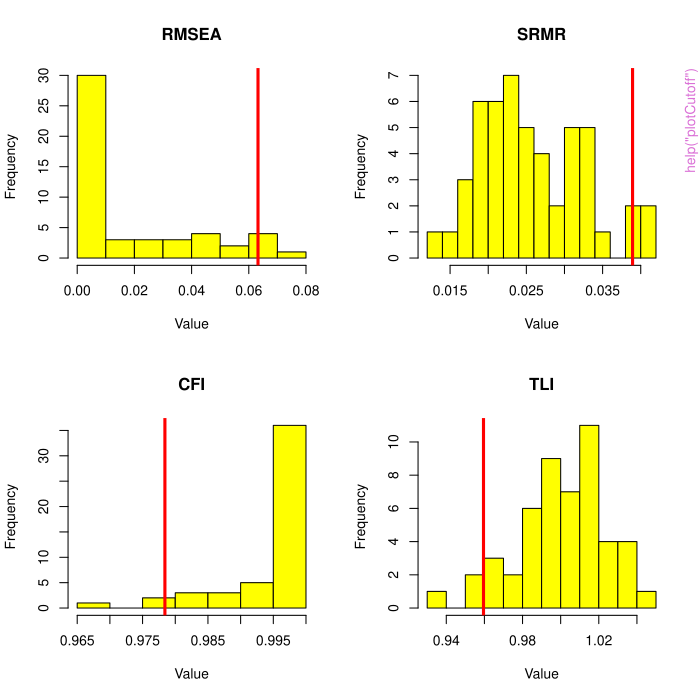

Source code (R):
pkgname <- "simsem"
source(file.path(R.home("share"), "R", "examples-header.R"))
options(warn = 1)
options(pager = "console")
library('simsem')

assign(".oldSearch", search(), pos = 'CheckExEnv')
cleanEx()
nameEx("SimData-class")
### * SimData-class

flush(stderr()); flush(stdout())

### Name: SimData-class
### Title: Class '"SimData"'
### Aliases: SimData-class run,SimData-method summary,SimData-method
### Keywords: classes

### ** Examples

showClass("SimData")
loading <- matrix(0, 6, 2)
loading[1:3, 1] <- NA
loading[4:6, 2] <- NA
loadingValues <- matrix(0, 6, 2)
loadingValues[1:3, 1] <- 0.7
loadingValues[4:6, 2] <- 0.7
LX <- simMatrix(loading, loadingValues)
latent.cor <- matrix(NA, 2, 2)
diag(latent.cor) <- 1
PH <- symMatrix(latent.cor, 0.5)
error.cor <- matrix(0, 6, 6)
diag(error.cor) <- 1
TD <- symMatrix(error.cor)
CFA.Model <- simSetCFA(LY = LX, PS = PH, TE = TD)
SimData <- simData(200, CFA.Model)
summary(SimData)
run(SimData)



cleanEx()
nameEx("SimDataOut-class")
### * SimDataOut-class

flush(stderr()); flush(stdout())

### Name: SimDataOut-class
### Title: Class '"SimDataOut"'
### Aliases: SimDataOut-class summary,SimDataOut-method
### Keywords: classes

### ** Examples

showClass("SimDataOut")
loading <- matrix(0, 6, 1)
loading[1:6, 1] <- NA
LX <- simMatrix(loading, 0.7)
PH <- symMatrix(diag(1))
TD <- symMatrix(diag(6))
CFA.Model <- simSetCFA(LY = LX, PS = PH, TE = TD)
SimData <- simData(500, CFA.Model)
SimModel <- simModel(CFA.Model)
Data <- run(SimData, dataOnly=FALSE)
Result <- run(SimModel, Data)
summary(Data)



cleanEx()
nameEx("SimEqualCon-class")
### * SimEqualCon-class

flush(stderr()); flush(stdout())

### Name: SimEqualCon-class
### Title: Class '"SimEqualCon"'
### Aliases: SimEqualCon-class summary,SimEqualCon-method
### Keywords: classes

### ** Examples

showClass("SimEqualCon")
constraint1 <- matrix(1, 3, 2)
constraint1[,1] <- 1:3
rownames(constraint1) <- rep("LY", 3)
constraint2 <- matrix(2, 3, 2)
constraint2[,1] <- 4:6
rownames(constraint2) <- rep("LY", 3)
constraint3 <- matrix(3, 2, 2)
constraint3[,1] <- 7:8
rownames(constraint3) <- rep("LY", 2)
equal.loading <- simEqualCon(constraint1, constraint2, constraint3, modelType="SEM")
summary(equal.loading)



cleanEx()
nameEx("SimMatrix-class")
### * SimMatrix-class

flush(stderr()); flush(stdout())

### Name: SimMatrix-class
### Title: Class '"SimMatrix"' (Random parameters matrix)
### Aliases: SimMatrix-class run,SimMatrix-method
###   summaryShort,SimMatrix-method summary,SimMatrix-method
### Keywords: classes

### ** Examples

showClass("SimMatrix")

loading <- matrix(0, 6, 2)
loading[1:3, 1] <- NA
loading[4:6, 2] <- NA
loadingValues <- matrix(0, 6, 2)
loadingValues[1:3, 1] <- 0.7
loadingValues[4:6, 2] <- 0.7
LX <- simMatrix(loading, loadingValues)
summary(LX)
run(LX)

n65 <- simNorm(0.6, 0.05)
LY <- simMatrix(loading, "n65")
summary(LY)
run(LY)

u34 <- simUnif(0.3, 0.4)
LY <- adjust(LY, "u34", c(2, 1))
summary(LY)
run(LY)
summaryShort(LY)



cleanEx()
nameEx("SimMissing-class")
### * SimMissing-class

flush(stderr()); flush(stdout())

### Name: SimMissing-class
### Title: Class '"SimMissing"'
### Aliases: SimMissing-class
### Keywords: classes

### ** Examples

# No Example



cleanEx()
nameEx("SimMisspec-class")
### * SimMisspec-class

flush(stderr()); flush(stdout())

### Name: SimMisspec-class
### Title: Class '"SimMisspec"'
### Aliases: SimMisspec-class run,SimMisspec-method
### Keywords: classes

### ** Examples

showClass("SimMisspec")
n01 <- simNorm(0, 0.1)
error.cor.Mis <- matrix(NA, 6, 6)
diag(error.cor.Mis) <- 1
TD.Mis <- symMatrix(error.cor.Mis, "n01")
CFA.Model.Mis <- simMisspecCFA(TD=TD.Mis)



cleanEx()
nameEx("SimModel-class")
### * SimModel-class

flush(stderr()); flush(stdout())

### Name: SimModel-class
### Title: Class '"SimModel"'
### Aliases: SimModel-class run,SimModel-method summary,SimModel-method
### Keywords: classes

### ** Examples

showClass("SimModel")
loading <- matrix(0, 6, 2)
loading[1:3, 1] <- NA
loading[4:6, 2] <- NA
loadingValues <- matrix(0, 6, 2)
loadingValues[1:3, 1] <- 0.7
loadingValues[4:6, 2] <- 0.7
LX <- simMatrix(loading, loadingValues)
latent.cor <- matrix(NA, 2, 2)
diag(latent.cor) <- 1
PH <- symMatrix(latent.cor, 0.5)
error.cor <- matrix(0, 6, 6)
diag(error.cor) <- 1
TD <- symMatrix(error.cor)
CFA.Model <- simSetCFA(LX = LX, PH = PH, TD = TD)
SimModel <- simModel(CFA.Model)
summary(SimModel)



cleanEx()
nameEx("SimModelMIOut-class")
### * SimModelMIOut-class

flush(stderr()); flush(stdout())

### Name: SimModelMIOut-class
### Title: Class '"SimModelMIOut"'
### Aliases: SimModelMIOut-class
### Keywords: classes

### ** Examples

showClass("SimModelMIOut")



cleanEx()
nameEx("SimModelOut-class")
### * SimModelOut-class

flush(stderr()); flush(stdout())

### Name: SimModelOut-class
### Title: Class '"SimModelOut"'
### Aliases: SimModelOut-class summary,SimModelOut-method
### Keywords: classes

### ** Examples

showClass("SimResult")
loading <- matrix(0, 6, 1)
loading[1:6, 1] <- NA
LX <- simMatrix(loading, 0.7)
PH <- symMatrix(diag(1))
TD <- symMatrix(diag(6))
CFA.Model <- simSetCFA(LY = LX, PS = PH, TE = TD)
SimData <- simData(500, CFA.Model)
SimModel <- simModel(CFA.Model)
Data <- run(SimData)
Result <- run(SimModel, Data)
summary(Result)



cleanEx()
nameEx("SimNorm-class")
### * SimNorm-class

flush(stderr()); flush(stdout())

### Name: SimNorm-class
### Title: Class "SimNorm"
### Aliases: SimNorm-class run,SimNorm-method summary,SimNorm-method
### Keywords: classes

### ** Examples

showClass("SimNorm")
n2 <- simNorm(0, 0.2)
run(n2)
summary(n2)



cleanEx()
nameEx("SimResult-class")
### * SimResult-class

flush(stderr()); flush(stdout())

### Name: SimResult-class
### Title: Class '"SimResult"'
### Aliases: SimResult-class summary,SimResult-method
### Keywords: classes

### ** Examples

showClass("SimResult")
loading <- matrix(0, 6, 1)
loading[1:6, 1] <- NA
LX <- simMatrix(loading, 0.7)
PH <- symMatrix(diag(1))
TD <- symMatrix(diag(6))
CFA.Model <- simSetCFA(LY = LX, PS = PH, TE = TD)
SimData <- simData(500, CFA.Model)
SimModel <- simModel(CFA.Model)
# We make the examples running only 50 replications to save time.
# In reality, more replications are needed.
Output <- simResult(50, SimData, SimModel)
summary(Output)
getCutoff(Output, 0.05)



cleanEx()
nameEx("SimSet-class")
### * SimSet-class

flush(stderr()); flush(stdout())

### Name: SimSet-class
### Title: Class '"SimSet"'
### Aliases: SimSet-class run,SimSet-method summary,SimSet-method

### ** Examples

showClass("SimSet")

loading <- matrix(0, 6, 2)
loading[1:3, 1] <- NA
loading[4:6, 2] <- NA
loadingValues <- matrix(0, 6, 2)
loadingValues[1:3, 1] <- 0.7
loadingValues[4:6, 2] <- 0.7
LX <- simMatrix(loading, loadingValues)
summary(LX)

latent.cor <- matrix(NA, 2, 2)
diag(latent.cor) <- 1
PH <- symMatrix(latent.cor, 0.5)

# Error Correlation Object
error.cor <- matrix(0, 6, 6)
diag(error.cor) <- 1
TD <- symMatrix(error.cor)

CFA.Model <- simSetCFA(LX = LX, PH = PH, TD = TD)
summary(CFA.Model)
#run(CFA.Model)



cleanEx()
nameEx("SimUnif-class")
### * SimUnif-class

flush(stderr()); flush(stdout())

### Name: SimUnif-class
### Title: Class "SimUnif"
### Aliases: SimUnif-class run,SimUnif-method summary,SimUnif-method
### Keywords: classes

### ** Examples

showClass("SimUnif")
u1 <- simUnif(-0.1, 0.1)
run(u1)
summary(u1)



cleanEx()
nameEx("SimVector-class")
### * SimVector-class

flush(stderr()); flush(stdout())

### Name: SimVector-class
### Title: Class '"SimVector"' (Random parameters vector)
### Aliases: SimVector-class run,SimVector-method
###   summaryShort,SimVector-method summary,SimVector-method
### Keywords: classes

### ** Examples

showClass("SimVector")

factor.mean <- rep(NA, 2)
factor.mean.starting <- c(5, 2)
AL <- simVector(factor.mean, factor.mean.starting)
run(AL)
summary(AL)
summaryShort(AL)

n01 <- simNorm(0, 1)
AL <- adjust(AL, "n01", 2)
run(AL)
summary(AL)



cleanEx()
nameEx("SymMatrix-class")
### * SymMatrix-class

flush(stderr()); flush(stdout())

### Name: SymMatrix-class
### Title: Class '"SymMatrix"' (Random parameters symmetric matrix)
### Aliases: SymMatrix-class run,SymMatrix-method summary,SymMatrix-method
### Keywords: classes

### ** Examples

showClass("SymMatrix")

latent.cor <- matrix(NA, 3, 3)
diag(latent.cor) <- 1
PH <- symMatrix(latent.cor, 0.5)

u46 <- simUnif(0.4, 0.6)
PH <- adjust(PH, "u46", c(3,2))
summary(PH)
summaryShort(PH)
run(PH)



cleanEx()
nameEx("VirtualDist-class")
### * VirtualDist-class

flush(stderr()); flush(stdout())

### Name: VirtualDist-class
### Title: Class "VirtualDist"
### Aliases: VirtualDist-class
### Keywords: classes

### ** Examples

showClass("VirtualDist")



cleanEx()
nameEx("adjust")
### * adjust

flush(stderr()); flush(stdout())

### Name: adjust
### Title: Change an element in 'SimMatrix', 'SymMatrix', or 'SimVector'.
### Aliases: adjust adjust-methods adjust,ANY-method
###   adjust,SimMatrix-method adjust,SymMatrix-method
###   adjust,SimVector-method

### ** Examples

loading <- matrix(0, 6, 2)
loading[1:3, 1] <- NA
loading[4:6, 2] <- NA
LX <- simMatrix(loading, 0.7)
summary(LX)
run(LX)

u34 <- simUnif(0.3, 0.4)
LX <- adjust(LX, "u34", c(2, 1))
summary(LX)
run(LX)

LX <- adjust(LX, 0, c(2,1))
LX <- adjust(LX, 0.5, c(2,2), FALSE)
summary(LX)
run(LX)

factor.mean <- rep(NA, 2)
factor.mean.starting <- c(5, 2)
AL <- simVector(factor.mean, factor.mean.starting)
run(AL)
summary(AL)

n01 <- simNorm(0, 1)
AL <- adjust(AL, "n01", 2)
run(AL)
summary(AL)



cleanEx()
nameEx("getCutoff")
### * getCutoff

flush(stderr()); flush(stdout())

### Name: getCutoff
### Title: Find cutoff given a priori alpha level
### Aliases: getCutoff getCutoff-methods getCutoff,data.frame-method
###   getCutoff,matrix-method getCutoff,SimResult-method

### ** Examples

loading <- matrix(0, 6, 2)
loading[1:3, 1] <- NA
loading[4:6, 2] <- NA
loadingValues <- matrix(0, 6, 2)
loadingValues[1:3, 1] <- 0.7
loadingValues[4:6, 2] <- 0.7
LX <- simMatrix(loading, loadingValues)
latent.cor <- matrix(NA, 2, 2)
diag(latent.cor) <- 1
PH <- symMatrix(latent.cor, 0.5)
error.cor <- matrix(0, 6, 6)
diag(error.cor) <- 1
TD <- symMatrix(error.cor)
CFA.Model <- simSetCFA(LY = LX, PS = PH, TE = TD)
SimData <- simData(200, CFA.Model)
SimModel <- simModel(CFA.Model)
# We make the examples running only 50 replications to save time.
# In reality, more replications are needed.
Output <- simResult(50, SimData, SimModel)
getCutoff(Output, 0.05)



cleanEx()
nameEx("getPower")
### * getPower

flush(stderr()); flush(stdout())

### Name: getPower
### Title: Find power in rejecting alternative models based on fit indices
###   criteria
### Aliases: getPower getPower-methods getPower,data.frame-method
###   getPower,matrix-method getPower,SimResult-method

### ** Examples

loading.null <- matrix(0, 6, 1)
loading.null[1:6, 1] <- NA
LX.NULL <- simMatrix(loading.null, 0.7)
PH.NULL <- symMatrix(diag(1))
TD <- symMatrix(diag(6))
CFA.Model.NULL <- simSetCFA(LY = LX.NULL, PS = PH.NULL, TE = TD)
SimData.NULL <- simData(500, CFA.Model.NULL)
SimModel <- simModel(CFA.Model.NULL)
# We make the examples running only 50 replications to save time.
# In reality, more replications are needed.
Output.NULL <- simResult(50, SimData.NULL, SimModel)
Cut.NULL <- getCutoff(Output.NULL, 0.95)

u79 <- simUnif(0.7, 0.9)
loading.alt <- matrix(0, 6, 2)
loading.alt[1:3, 1] <- NA
loading.alt[4:6, 2] <- NA
LX.ALT <- simMatrix(loading.alt, 0.7)
latent.cor.alt <- matrix(NA, 2, 2)
diag(latent.cor.alt) <- 1
PH.ALT <- symMatrix(latent.cor.alt, "u79")
CFA.Model.ALT <- simSetCFA(LY = LX.ALT, PS = PH.ALT, TE = TD)
SimData.ALT <- simData(500, CFA.Model.ALT)
Output.ALT <- simResult(50, SimData.ALT, SimModel)
getPower(Output.ALT, Cut.NULL)
Rule.of.thumb <- c(RMSEA=0.05, CFI=0.95, TLI=0.95, SRMR=0.06)
getPower(Output.ALT, Rule.of.thumb, usedFit=c("RMSEA", "CFI", "TLI", "SRMR"))



cleanEx()
nameEx("imposeMissing")
### * imposeMissing

flush(stderr()); flush(stdout())

### Name: imposeMissing
### Title: Impose MAR, MCAR, and planned missingness on a data set
### Aliases: imposeMissing

### ** Examples

  data <- matrix(rep(rnorm(10,1,1),19),ncol=19)
  datac <- cbind(data,rnorm(10,0,1),rnorm(10,5,5))

  ##################### Got some problems here ###########################
  
  # Imposing Missing with the following arguments produces no missing values
  imposeMissing(data)
  imposeMissing(data,covs=c(1,2))
  imposeMissing(data,pmMCAR=0)
  imposeMissing(data,pmMAR=0)
  imposeMissing(data,nforms=0)

  #Some more usage examples
  imposeMissing(data,covs=c(1,2),pmMCAR=.1)
  imposeMissing(datac,covs=c(20,21),pmMAR=.2)
  imposeMissing(data,nforms=3)
  imposeMissing(data,nforms=3,itemGroups=list(c(1,2,3,4,5),c(6,7,8,9,10),c(11,12,13,14,15),c(16,17,18,19)))
  imposeMissing(datac,covs=c(20,21),nforms=3)
  imposeMissing(data,twoMethod=c(19,.8))
  imposeMissing(datac,covs=c(20,21),pmMCAR=.1,pmMAR=.1,nforms=3)



cleanEx()
nameEx("loadingFromAlpha")
### * loadingFromAlpha

flush(stderr()); flush(stdout())

### Name: loadingFromAlpha
### Title: Find standardized factor loading from coefficient alpha
### Aliases: loadingFromAlpha

### ** Examples

    loadingFromAlpha(0.8, 4)



cleanEx()
nameEx("miPool")
### * miPool

flush(stderr()); flush(stdout())

### Name: miPool
### Title: Function to pool imputed results
### Aliases: miPool

### ** Examples

##---- Should be DIRECTLY executable !! ----
##-- ==>  Define data, use random,
##--	or do  help(data=index)  for the standard data sets.

## The function is currently defined as
function(imputed.results,imps){

MI.param<-matrix(NA,nrow=length(imputed.results),ncol=length(imputed.results[[1]]@Estimates))
MI.se<-matrix(NA,nrow=length(imputed.results),ncol=length(imputed.results[[1]]@SE))
MI.fit<-matrix(NA,nrow=length(imputed.results),ncol=length(imputed.results[[1]]@Fit))

for(i in 1:length(imputed.results)){
MI.param[i,]<-unlist(imputed.results[[i]]@Estimates)
MI.se[i,]<-unlist(imputed.results[[i]]@SE)
MI.fit[i,]<-unlist(imputed.results[[i]]@Fit)
  }

#Need to remove columns representing fixed parameters
MI.param <- MI.param[ , colMeans( MI.param==0 ) == 0, drop=FALSE ]
MI.param <- MI.param[ , colMeans( MI.param==1 ) == 0, drop=FALSE ]
MI.se <- MI.se[ , colSums( MI.se==0 ) == 0, drop=FALSE ]

#compute parameter estimates
Estimates <- colMeans(MI.param)

#compute between-imputation variance: variance of parameter estimates
Bm <- apply(MI.param,2,var)



#compute within-imputation variance: average of squared estimated SEs 
#Um <- colSums(MI.se^2/m)
Um <- apply(MI.se^2,2,mean)

#Total variance
#Tm <- Um + (Bm)*((1+m)/m+1)

#compute total variance: sum of between- and within- variance with correction
SE <- Um + ((imps+1)/imps)*Bm

#compute correction factor for fraction of missing info
nu <- (imps-1)*((((1+1/imps)*Bm)/SE)^-2)

#compute 2 estimates of fraction of missing information
FMI.1 <- 1-(Um/SE)
FMI.2 <- 1- ((nu+1)*Um)/((nu+3)*SE)
FMI<-rbind(FMI.1,FMI.2)

#compute average fit index estimates (only some of these will be interpretable!)
Fit.indices <- colMeans(MI.fit)

MI.res<-list(Estimates,SE,Fit.indices,FMI.1,FMI.2)
names(MI.res)<-c('Estimates','SE','Fit.indices','FMI.1','FMI.2')
#compute chi-square proportion (is this useful?)
#(MI.fit.mat$chisq.p is a placeholder for however we'll index the p-value of chi square)
#chisq <- sum(MI.fit.mat$chisq.pval<.05)/m
return(MI.res)
  }



cleanEx()
nameEx("plotCutoff")
### * plotCutoff

flush(stderr()); flush(stdout())

### Name: plotCutoff
### Title: Plot sampling distributions of fit indices
### Aliases: plotCutoff plotCutoff-methods plotCutoff,data.frame-method
###   plotCutoff,SimResult-method

### ** Examples

loading <- matrix(0, 6, 2)
loading[1:3, 1] <- NA
loading[4:6, 2] <- NA
loadingValues <- matrix(0, 6, 2)
loadingValues[1:3, 1] <- 0.7
loadingValues[4:6, 2] <- 0.7
LX <- simMatrix(loading, loadingValues)
latent.cor <- matrix(NA, 2, 2)
diag(latent.cor) <- 1
PH <- symMatrix(latent.cor, 0.5)
error.cor <- matrix(0, 6, 6)
diag(error.cor) <- 1
TD <- symMatrix(error.cor)
CFA.Model <- simSetCFA(LY = LX, PS = PH, TE = TD)
SimData <- simData(200, CFA.Model)
SimModel <- simModel(CFA.Model)
# We make the examples running only 50 replications to save time.
# In reality, more replications are needed.
Output <- simResult(50, SimData, SimModel)
plotCutoff(Output, 0.05, usedFit=c("RMSEA", "SRMR", "CFI", "TLI"))



cleanEx()
nameEx("plotPower")
### * plotPower

flush(stderr()); flush(stdout())

### Name: plotPower
### Title: Plot sampling distributions of fit indices that visualize power
### Aliases: plotPower plotPower-methods
###   plotPower,data.frame,data.frame-method
###   plotPower,data.frame,vector-method
###   plotPower,SimResult,SimResult-method
###   plotPower,SimResult,vector-method

### ** Examples

loading.null <- matrix(0, 6, 1)
loading.null[1:6, 1] <- NA
LX.NULL <- simMatrix(loading.null, 0.7)
PH.NULL <- symMatrix(diag(1))
TD <- symMatrix(diag(6))
CFA.Model.NULL <- simSetCFA(LY = LX.NULL, PS = PH.NULL, TE = TD)
SimData.NULL <- simData(500, CFA.Model.NULL)
SimModel <- simModel(CFA.Model.NULL)
# We make the examples running only 50 replications to save time.
# In reality, more replications are needed.
Output.NULL <- simResult(50, SimData.NULL, SimModel)
Cut.NULL <- getCutoff(Output.NULL, 0.95)

u79 <- simUnif(0.7, 0.9)
loading.alt <- matrix(0, 6, 2)
loading.alt[1:3, 1] <- NA
loading.alt[4:6, 2] <- NA
LX.ALT <- simMatrix(loading.alt, 0.7)
latent.cor.alt <- matrix(NA, 2, 2)
diag(latent.cor.alt) <- 1
PH.ALT <- symMatrix(latent.cor.alt, "u79")
CFA.Model.ALT <- simSetCFA(LY = LX.ALT, PS = PH.ALT, TE = TD)
SimData.ALT <- simData(500, CFA.Model.ALT)
Output.ALT <- simResult(50, SimData.ALT, SimModel)
getPower(Output.ALT, Cut.NULL)
Rule.of.thumb <- c(RMSEA=0.05, CFI=0.95, TLI=0.95, SRMR=0.06)
plotPower(Output.ALT, Output.NULL, alpha=0.05, usedFit=c("RMSEA", "CFI", "TLI", "SRMR"))



cleanEx()
nameEx("run")
### * run

flush(stderr()); flush(stdout())

### Name: run
### Title: Run a particular object in 'simsem' package.
### Aliases: run run-methods run,ANY-method run,NullSimMatrix-method
###   run,NullSymMatrix-method run,NullSimVector-method
### Keywords: run

### ** Examples

n02 <- simNorm(0, 0.2)
run(n02)



cleanEx()
nameEx("runMI")
### * runMI

flush(stderr()); flush(stdout())

### Name: runMI
### Title: Multiply impute and analyze data using lavaan
### Aliases: runMI

### ** Examples

##---- Should be DIRECTLY executable !! ----
##-- ==>  Define data, use random,
##--	or do  help(data=index)  for the standard data sets.

## The function is currently defined as
function(data.mat,data.model,imps) {
  #Impute missing data
  imputed.l<-imputeMissing(data.mat,imps)
  
  #Run models on each imputed data set
  #Does this give results from each dataset in the list?
  
  imputed.results<-result.object(imputed.l[[1]],sim.data.model,10)

  imputed.results <- lapply(imputed.l,result.object,data.model,1)
  comb.results<-MIpool(imputed.results,imps)
  
  return(comb.results)

  }



cleanEx()
nameEx("simData")
### * simData

flush(stderr()); flush(stdout())

### Name: simData
### Title: Data object
### Aliases: simData

### ** Examples


loading <- matrix(0, 6, 2)
loading[1:3, 1] <- NA
loading[4:6, 2] <- NA
loadingValues <- matrix(0, 6, 2)
loadingValues[1:3, 1] <- 0.7
loadingValues[4:6, 2] <- 0.7
LX <- simMatrix(loading, loadingValues)
latent.cor <- matrix(NA, 2, 2)
diag(latent.cor) <- 1
PH <- symMatrix(latent.cor, 0.5)
error.cor <- matrix(0, 6, 6)
diag(error.cor) <- 1
TD <- symMatrix(error.cor)
CFA.Model <- simSetCFA(LY = LX, PS = PH, TE = TD)
SimData <- simData(200, CFA.Model)
summary(SimData)
run(SimData)

# With Misspecification Model
n01 <- simNorm(0, 0.1)
error.cor.Mis <- matrix(NA, 6, 6)
diag(error.cor.Mis) <- 1
TD.Mis <- symMatrix(error.cor.Mis, "n01")
CFA.Model.Mis <- simMisspecCFA(TD=TD.Mis)
SimData <- simData(200, CFA.Model, misspec=CFA.Model.Mis)
summary(SimData)
run(SimData)



cleanEx()
nameEx("simEqualCon")
### * simEqualCon

flush(stderr()); flush(stdout())

### Name: simEqualCon
### Title: Equality Constraint Object
### Aliases: simEqualCon

### ** Examples

# Example 1: Single-group, one constraint
constraint <- matrix(0, 3, 2)
constraint[1,] <- c(1, 1)
constraint[2,] <- c(2, 1)
constraint[3,] <- c(3, 1)
rownames(constraint) <- rep("LY", 3)
equal.loading <- simEqualCon(constraint, modelType="SEM.exo")

# Example 2: Multiple-group, one constraint
group.con <- matrix(0, 2, 3)
group.con[1,] <- c(1, 2, 1)
group.con[2,] <- c(2, 2, 1)
rownames(group.con) <- rep("BE", 2)
equal.path <- simEqualCon(group.con, modelType="Path")

# Example 3: Single-group, multiple constraints
constraint1 <- matrix(1, 3, 2)
constraint1[,1] <- 1:3
rownames(constraint1) <- rep("LY", 3)
constraint2 <- matrix(2, 3, 2)
constraint2[,1] <- 4:6
rownames(constraint2) <- rep("LY", 3)
constraint3 <- matrix(3, 2, 2)
constraint3[,1] <- 7:8
rownames(constraint3) <- rep("LY", 2)
equal.loading2 <- simEqualCon(constraint1, constraint2, constraint3, modelType="SEM")
summary(equal.loading2)



cleanEx()
nameEx("simMatrix")
### * simMatrix

flush(stderr()); flush(stdout())

### Name: simMatrix
### Title: Create simMatrix that save free parameters and starting values,
###   as well as fixed values
### Aliases: simMatrix

### ** Examples

loading <- matrix(0, 6, 2)
loading[1:3, 1] <- NA
loading[4:6, 2] <- NA
loadingValues <- matrix(0, 6, 2)
loadingValues[1:3, 1] <- 0.7
loadingValues[4:6, 2] <- 0.7
LX <- simMatrix(loading, loadingValues)
summary(LX)
run(LX)

n65 <- simNorm(0.6, 0.05)
LY <- simMatrix(loading, "n65")
summary(LY)
run(LY)



cleanEx()
nameEx("simMisspecCFA")
### * simMisspecCFA

flush(stderr()); flush(stdout())

### Name: simMisspecCFA
### Title: Set of model misspecification for CFA model.
### Aliases: simMisspecCFA

### ** Examples

n01 <- simNorm(0, 0.1)
error.cor.Mis <- matrix(NA, 6, 6)
diag(error.cor.Mis) <- 1
TD.Mis <- symMatrix(error.cor.Mis, "n01")
CFA.Model.Mis <- simMisspecCFA(TD=TD.Mis)



cleanEx()
nameEx("simMisspecPath")
### * simMisspecPath

flush(stderr()); flush(stdout())

### Name: simMisspecPath
### Title: Set of model misspecification for Path analysis model.
### Aliases: simMisspecPath

### ** Examples

u1 <- simUnif(-0.1, 0.1)
mis.path.GA <- matrix(0, 2, 2)
mis.path.GA[2, 1:2] <- NA
mis.GA <- simMatrix(mis.path.GA, "u1")
Path.Mis.Model <- simMisspecPath(GA = mis.GA, exo=TRUE)



cleanEx()
nameEx("simMisspecSEM")
### * simMisspecSEM

flush(stderr()); flush(stdout())

### Name: simMisspecSEM
### Title: Set of model misspecification for SEM model.
### Aliases: simMisspecSEM

### ** Examples

u2 <- simUnif(-0.2, 0.2)
n1 <- simNorm(0, 0.1)
loading.X.trivial <- matrix(NA, 6, 2)
loading.X.trivial[is.na(loading.X.trivial)] <- 0
LX.trivial <- simMatrix(loading.X.trivial, "u2")
error.cor.X.trivial <- matrix(NA, 6, 6)
diag(error.cor.X.trivial) <- 0
TD.trivial <- symMatrix(error.cor.X.trivial, "n1")
error.cor.Y.trivial <- matrix(NA, 2, 2)
diag(error.cor.Y.trivial) <- 0
TE.trivial <- symMatrix(error.cor.Y.trivial, "n1")
TH.trivial <- simMatrix(matrix(NA, 6, 2), "n1")
SEM.Mis.Model <- simMisspecSEM(LX = LX.trivial, TE = TE.trivial, TD = TD.trivial, TH = TH.trivial, exo=TRUE)



cleanEx()
nameEx("simModel")
### * simModel

flush(stderr()); flush(stdout())

### Name: simModel
### Title: Create simModel from model specification and be ready for data
###   analysis.
### Aliases: simModel simModel-methods simModel,ANY-method
###   simModel,SimSet-method simModel,SimFreeParam-method

### ** Examples

loading <- matrix(0, 6, 2)
loading[1:3, 1] <- NA
loading[4:6, 2] <- NA
loadingValues <- matrix(0, 6, 2)
loadingValues[1:3, 1] <- 0.7
loadingValues[4:6, 2] <- 0.7
LX <- simMatrix(loading, loadingValues)
latent.cor <- matrix(NA, 2, 2)
diag(latent.cor) <- 1
PH <- symMatrix(latent.cor, 0.5)
error.cor <- matrix(0, 6, 6)
diag(error.cor) <- 1
TD <- symMatrix(error.cor)
CFA.Model <- simSetCFA(LX = LX, PH = PH, TD = TD)
SimModel <- simModel(CFA.Model)



cleanEx()
nameEx("simNorm")
### * simNorm

flush(stderr()); flush(stdout())

### Name: simNorm
### Title: Create random normal distribution object
### Aliases: simNorm

### ** Examples

    n02 <- simNorm(0, 0.2)
    run(n02)



cleanEx()
nameEx("simResult")
### * simResult

flush(stderr()); flush(stdout())

### Name: simResult
### Title: Create simResult.
### Aliases: simResult

### ** Examples

loading <- matrix(0, 6, 1)
loading[1:6, 1] <- NA
LX <- simMatrix(loading, 0.7)
PH <- symMatrix(diag(1))
TD <- symMatrix(diag(6))
CFA.Model <- simSetCFA(LY = LX, PS = PH, TE = TD)
SimData <- simData(500, CFA.Model)
SimModel <- simModel(CFA.Model)
# We make the examples running only 50 replications to save time.
# In reality, more replications are needed.
Output <- simResult(50, SimData, SimModel)
#summary(Output)



cleanEx()
nameEx("simSetCFA")
### * simSetCFA

flush(stderr()); flush(stdout())

### Name: simSetCFA
### Title: Create a set of matrix that belongs to CFA model.
### Aliases: simSetCFA

### ** Examples

loading <- matrix(0, 6, 2)
loading[1:3, 1] <- NA
loading[4:6, 2] <- NA
loadingValues <- matrix(0, 6, 2)
loadingValues[1:3, 1] <- 0.7
loadingValues[4:6, 2] <- 0.7
LX <- simMatrix(loading, loadingValues)
summary(LX)

latent.cor <- matrix(NA, 2, 2)
diag(latent.cor) <- 1
PH <- symMatrix(latent.cor, 0.5)

error.cor <- matrix(0, 6, 6)
diag(error.cor) <- 1
TD <- symMatrix(error.cor)

CFA.Model <- simSetCFA(LX = LX, PH = PH, TD = TD)



cleanEx()
nameEx("simSetPath")
### * simSetPath

flush(stderr()); flush(stdout())

### Name: simSetPath
### Title: Create a set of matrix belongs to Path analysis model
### Aliases: simSetPath

### ** Examples
 
u35 <- simUnif(0.3, 0.5)
u57 <- simUnif(0.5, 0.7)
u1 <- simUnif(-0.1, 0.1)
n31 <- simNorm(0.3, 0.1)

path.BE <- matrix(0, 4, 4)
path.BE[3, 1:2] <- NA
path.BE[4, 3] <- NA
starting.BE <- matrix("", 4, 4)
starting.BE[3, 1:2] <- "u35"
starting.BE[4, 3] <- "u57"
BE <- simMatrix(path.BE, starting.BE)

residual.error <- diag(4)
residual.error[1,2] <- residual.error[2,1] <- NA
PS <- symMatrix(residual.error, "n31")

Path.Model <- simSetPath(PS = PS, BE = BE)

u35 <- simUnif(0.3, 0.5)
u57 <- simUnif(0.5, 0.7)
u1 <- simUnif(-0.1, 0.1)
n31 <- simNorm(0.3, 0.1)

path.GA <- matrix(0, 2, 2)
path.GA[1, 1:2] <- NA
GA <- simMatrix(path.GA, "u35")

path.BE <- matrix(0, 2, 2)
path.BE[2, 1] <- NA
BE <- simMatrix(path.BE, "u57")

exo.cor <- matrix(NA, 2, 2)
diag(exo.cor) <- 1
PH <- symMatrix(exo.cor, "n31")

PS <- symMatrix(diag(2))

Path.Exo.Model <- simSetPath(PS = PS, BE = BE, PH = PH, GA = GA, exo=TRUE)



cleanEx()
nameEx("simSetSEM")
### * simSetSEM

flush(stderr()); flush(stdout())

### Name: simSetSEM
### Title: Create a set of matrix belongs to SEM model
### Aliases: simSetSEM

### ** Examples

u68 <- simUnif(0.6, 0.8)
loading <- matrix(0, 8, 3)
loading[1:3, 1] <- NA
loading[4:6, 2] <- NA
loading[7:8, 3] <- NA
loading.start <- matrix("", 8, 3)
loading.start[1:3, 1] <- 0.7
loading.start[4:6, 2] <- 0.7
loading.start[7:8, 3] <- "u68"
LY <- simMatrix(loading, loading.start)

TE <- symMatrix(diag(8))

factor.cor <- diag(3)
factor.cor[1, 2] <- factor.cor[2, 1] <- NA
PS <- symMatrix(factor.cor, 0.5)

path <- matrix(0, 3, 3)
path[3, 1:2] <- NA
path.start <- matrix(0, 3, 3)
path.start[3, 1] <- "n65"
path.start[3, 2] <- "u35"
BE <- simMatrix(path, path.start)

SEM.model <- simSetSEM(BE=BE, LY=LY, PS=PS, TE=TE)

loading.X <- matrix(0, 6, 2)
loading.X[1:3, 1] <- NA
loading.X[4:6, 2] <- NA
LX <- simMatrix(loading.X, 0.7)

loading.Y <- matrix(NA, 2, 1)
LY <- simMatrix(loading.Y, "u68")

TD <- symMatrix(diag(6))

TE <- symMatrix(diag(2))

factor.K.cor <- matrix(NA, 2, 2)
diag(factor.K.cor) <- 1
PH <- symMatrix(factor.K.cor, 0.5)

PS <- symMatrix(as.matrix(1))

path.GA <- matrix(NA, 1, 2)
path.GA.start <- matrix(c("n65", "u35"), ncol=2)
GA <- simMatrix(path.GA, path.GA.start)

BE <- simMatrix(as.matrix(0))

SEM.Exo.model <- simSetSEM(GA=GA, BE=BE, LX=LX, LY=LY, PH=PH, PS=PS, TD=TD, TE=TE, exo=TRUE)



cleanEx()
nameEx("simUnif")
### * simUnif

flush(stderr()); flush(stdout())

### Name: simUnif
### Title: Create random uniform distribution object
### Aliases: simUnif

### ** Examples

u1 <- simUnif(-0.1, 0.1)
run(u1)



cleanEx()
nameEx("simVector")
### * simVector

flush(stderr()); flush(stdout())

### Name: simVector
### Title: Create simVector that save free parameters and starting values,
###   as well as fixed values
### Aliases: simVector

### ** Examples

factor.mean <- rep(NA, 4)
AL <- simVector(factor.mean, 0)

n02 <- simNorm(0, 0.2)
factor.start <- rep("n02", 4)
KA <- simVector(factor.mean, factor.start)



cleanEx()
nameEx("summaryParam")
### * summaryParam

flush(stderr()); flush(stdout())

### Name: summaryParam
### Title: Provide summary of parameter estimates and standard error across
###   replications
### Aliases: summaryParam summaryParam-methods summaryParam,ANY-method
###   summaryParam,SimResult-method summaryParam,SimModelOut-method
###   summaryParam,SimModelMIOut-method

### ** Examples

showClass("SimResult")
loading <- matrix(0, 6, 1)
loading[1:6, 1] <- NA
LX <- simMatrix(loading, 0.7)
PH <- symMatrix(diag(1))
TD <- symMatrix(diag(6))
CFA.Model <- simSetCFA(LY = LX, PS = PH, TE = TD)
SimData <- simData(500, CFA.Model)
SimModel <- simModel(CFA.Model)
# We make the examples running only 50 replications to save time.
# In reality, more replications are needed.
Output <- simResult(50, SimData, SimModel)
summaryParam(Output)
summaryParam(Output, detail=TRUE)



cleanEx()
nameEx("summaryShort")
### * summaryShort

flush(stderr()); flush(stdout())

### Name: summaryShort
### Title: Provide short summary of an object.
### Aliases: summaryShort summaryShort-methods summaryShort,ANY-method
###   summaryShort,vector-method summaryShort,matrix-method
###   summary,SimFreeParam-method summary,SimLabels-method
###   summary,MatrixSet-method summary,SimRSet-method

### ** Examples

u89 <- simUnif(0.8, 0.9)
loading <- matrix(0, 6, 2)
loading[1:3, 1] <- NA
loading[4:6, 2] <- NA
loadingValues <- matrix(0, 6, 2)
LX <- simMatrix(loading, "u89")
summaryShort(LX)



cleanEx()
nameEx("symMatrix")
### * symMatrix

flush(stderr()); flush(stdout())

### Name: symMatrix
### Title: Create symmetric simMatrix that save free parameters and
###   starting values, as well as fixed values
### Aliases: symMatrix

### ** Examples

latent.cor <- matrix(NA, 3, 3)
diag(latent.cor) <- 1
PH <- symMatrix(latent.cor, 0.5)

u46 <- simUnif(0.4, 0.6)
factor.cor <- matrix(NA, 4, 4)
diag(factor.cor) <- 1
factor.cor.start <- matrix("u46", 4, 4)
factor.cor.start[1, 2] <- factor.cor.start[2, 1] <- "0.5"
PS <- symMatrix(factor.cor, factor.cor.start)



### * <FOOTER>
###
cat("Time elapsed: ", proc.time() - get("ptime", pos = 'CheckExEnv'),"\n")
grDevices::dev.off()
###
### Local variables: ***
### mode: outline-minor ***
### outline-regexp: "\\(> \\)?### [*]+" ***
### End: ***
quit('no')
